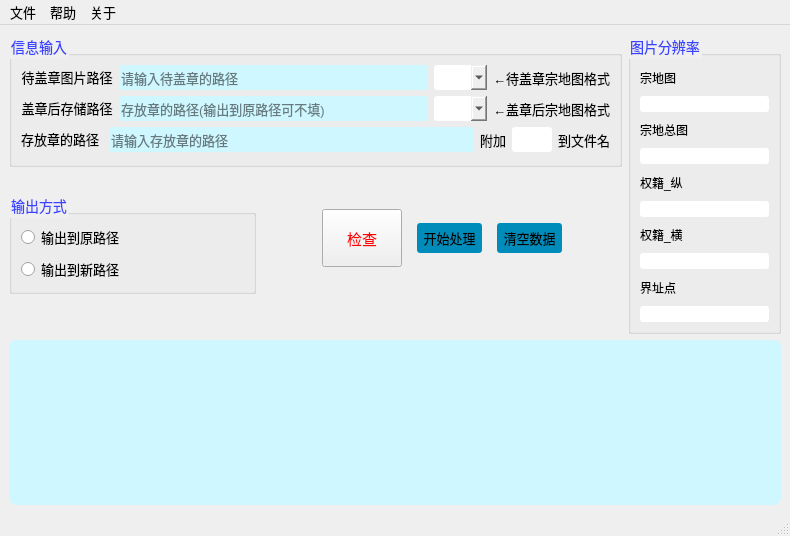
<?xml version="1.0" encoding="UTF-8"?>
<ui version="4.0">
 <class>mainWindow</class>
 <widget class="QMainWindow" name="mainWindow">
  <property name="geometry">
   <rect>
    <x>0</x>
    <y>0</y>
    <width>790</width>
    <height>536</height>
   </rect>
  </property>
  <property name="windowTitle">
   <string>批量盖章小程序</string>
  </property>
  <property name="styleSheet">
   <string notr="true">*{	
	font-family:微软雅黑;
	font-size:13px;
	color: rgb(0, 0, 0);

}

*[myclass=in] {
	border:none;
	width:120px;
	height:25px;
}

*[myclass=in]:hover{
	border:1px solid #1d649c;
	color: rgb(39, 86, 255);
}

*[myclass=in]:pressed
{
    background-color:qconicalgradient(cx:0, cy:0, angle:135, stop:0 rgba(255, 255, 0, 69), stop:0.375 rgba(255, 255, 0, 69), stop:0.423533 rgba(251, 255, 0, 145), stop:0.45 rgba(247, 255, 0, 208), stop:0.477581 rgba(255, 244, 71, 130), stop:0.518717 rgba(255, 218, 71, 130), stop:0.55 rgba(255, 255, 0, 255), stop:0.57754 rgba(255, 203, 0, 130), stop:0.625 rgba(255, 255, 0, 69), stop:1 rgba(255, 255, 0, 69));
    padding-left:2px;
    padding-top:2px;
}</string>
  </property>
  <widget class="QWidget" name="centralwidget">
   <layout class="QVBoxLayout" name="verticalLayout_5">
    <item>
     <layout class="QHBoxLayout" name="horizontalLayout_6" stretch="4,1">
      <item>
       <layout class="QVBoxLayout" name="verticalLayout_4" stretch="1,0,6,0">
        <item>
         <widget class="QGroupBox" name="groupBox">
          <property name="styleSheet">
           <string notr="true">QGroupBox { 
    color: rgb(57, 67, 255) ;
    font-size:14px;
}</string>
          </property>
          <property name="title">
           <string>信息输入</string>
          </property>
          <layout class="QVBoxLayout" name="verticalLayout_3">
           <property name="bottomMargin">
            <number>0</number>
           </property>
           <item>
            <layout class="QHBoxLayout" name="horizontalLayout" stretch="2,10,1,1">
             <item>
              <widget class="QPushButton" name="ButtonImageIn">
               <property name="sizePolicy">
                <sizepolicy hsizetype="Fixed" vsizetype="Fixed">
                 <horstretch>0</horstretch>
                 <verstretch>0</verstretch>
                </sizepolicy>
               </property>
               <property name="styleSheet">
                <string notr="true">QPushButton
{
	border-radius: 3px;
}
</string>
               </property>
               <property name="text">
                <string>待盖章图片路径</string>
               </property>
               <property name="flat">
                <bool>false</bool>
               </property>
               <property name="myclass" stdset="0">
                <string>in</string>
               </property>
              </widget>
             </item>
             <item>
              <widget class="QLineEdit" name="lineEditImageIn">
               <property name="maximumSize">
                <size>
                 <width>16777215</width>
                 <height>16777215</height>
                </size>
               </property>
               <property name="styleSheet">
                <string notr="true">QLineEdit
{

	height:25px;
	border-radius: 3px;
	background-color:rgb(207, 247, 255)
}
</string>
               </property>
               <property name="placeholderText">
                <string>请输入待盖章的路径</string>
               </property>
              </widget>
             </item>
             <item>
              <widget class="QComboBox" name="comboBoxImageIn">
               <property name="styleSheet">
                <string notr="true">QComboBox
{
	width: 35px;
	height:25px;
	border-radius: 3px;

                   }</string>
               </property>
              </widget>
             </item>
             <item>
              <widget class="QLabel" name="label_3">
               <property name="text">
                <string>←待盖章宗地图格式</string>
               </property>
              </widget>
             </item>
            </layout>
           </item>
           <item>
            <layout class="QHBoxLayout" name="horizontalLayout_2" stretch="1,8,1,2">
             <item>
              <widget class="QPushButton" name="ButtonImageOut">
               <property name="styleSheet">
                <string notr="true">QPushButton
{
	border-radius: 3px;
}
</string>
               </property>
               <property name="text">
                <string>盖章后存储路径</string>
               </property>
               <property name="flat">
                <bool>false</bool>
               </property>
               <property name="myclass" stdset="0">
                <string>in</string>
               </property>
              </widget>
             </item>
             <item>
              <widget class="QLineEdit" name="lineEditImageOut">
               <property name="styleSheet">
                <string notr="true">
QLineEdit
{

	height:25px;
	border-radius: 3px;
	background-color:rgb(207, 247, 255)
}
</string>
               </property>
               <property name="placeholderText">
                <string>存放章的路径(输出到原路径可不填)</string>
               </property>
              </widget>
             </item>
             <item>
              <widget class="QComboBox" name="comboBoxImageOut">
               <property name="styleSheet">
                <string notr="true">QComboBox
{
	width: 35px;
	height:25px;
	border-radius: 3px;

                   }</string>
               </property>
              </widget>
             </item>
             <item>
              <widget class="QLabel" name="label_4">
               <property name="text">
                <string>←盖章后宗地图格式</string>
               </property>
              </widget>
             </item>
            </layout>
           </item>
           <item>
            <layout class="QHBoxLayout" name="horizontalLayout_3" stretch="1,9,1,1,1">
             <item>
              <widget class="QPushButton" name="ButtonZhangIn">
               <property name="styleSheet">
                <string notr="true">QPushButton
{
	border-radius: 3px;
}
</string>
               </property>
               <property name="text">
                <string>存放章的路径 </string>
               </property>
               <property name="flat">
                <bool>false</bool>
               </property>
               <property name="myclass" stdset="0">
                <string>in</string>
               </property>
              </widget>
             </item>
             <item>
              <widget class="QLineEdit" name="lineEditZhangIn">
               <property name="styleSheet">
                <string notr="true">QLineEdit
{

	height:25px;
	border-radius: 3px;
	background-color:rgb(207, 247, 255)
}
</string>
               </property>
               <property name="placeholderText">
                <string>请输入存放章的路径</string>
               </property>
              </widget>
             </item>
             <item>
              <widget class="QLabel" name="label">
               <property name="sizePolicy">
                <sizepolicy hsizetype="Fixed" vsizetype="Preferred">
                 <horstretch>0</horstretch>
                 <verstretch>0</verstretch>
                </sizepolicy>
               </property>
               <property name="text">
                <string>附加</string>
               </property>
              </widget>
             </item>
             <item>
              <widget class="QLineEdit" name="lineEditFujia">
               <property name="styleSheet">
                <string notr="true">QLineEdit
{

	height:25px;
	border-radius: 3px;
}
</string>
               </property>
              </widget>
             </item>
             <item>
              <widget class="QLabel" name="label_2">
               <property name="text">
                <string>到文件名</string>
               </property>
              </widget>
             </item>
            </layout>
           </item>
           <item>
            <spacer name="verticalSpacer_2">
             <property name="orientation">
              <enum>Qt::Vertical</enum>
             </property>
             <property name="sizeHint" stdset="0">
              <size>
               <width>20</width>
               <height>40</height>
              </size>
             </property>
            </spacer>
           </item>
          </layout>
         </widget>
        </item>
        <item>
         <spacer name="verticalSpacer">
          <property name="orientation">
           <enum>Qt::Vertical</enum>
          </property>
          <property name="sizeHint" stdset="0">
           <size>
            <width>20</width>
            <height>20</height>
           </size>
          </property>
         </spacer>
        </item>
        <item>
         <layout class="QHBoxLayout" name="horizontalLayout_5">
          <item>
           <widget class="QGroupBox" name="groupBox_3">
            <property name="styleSheet">
             <string notr="true">QGroupBox { 
    color: rgb(57, 67, 255) ;
    font-size:14px;
}</string>
            </property>
            <property name="title">
             <string>输出方式</string>
            </property>
            <layout class="QVBoxLayout" name="verticalLayout_2">
             <item>
              <widget class="QRadioButton" name="radioButton">
               <property name="text">
                <string>输出到原路径</string>
               </property>
               <attribute name="buttonGroup">
                <string notr="true">buttonGroup</string>
               </attribute>
              </widget>
             </item>
             <item>
              <widget class="QRadioButton" name="radioButton_2">
               <property name="text">
                <string>输出到新路径</string>
               </property>
               <attribute name="buttonGroup">
                <string notr="true">buttonGroup</string>
               </attribute>
              </widget>
             </item>
            </layout>
           </widget>
          </item>
          <item>
           <layout class="QHBoxLayout" name="horizontalLayout_4" stretch="0,0,0">
            <property name="spacing">
             <number>15</number>
            </property>
            <property name="leftMargin">
             <number>60</number>
            </property>
            <property name="topMargin">
             <number>0</number>
            </property>
            <property name="rightMargin">
             <number>60</number>
            </property>
            <property name="bottomMargin">
             <number>10</number>
            </property>
            <item>
             <widget class="QPushButton" name="ButtonCheck">
              <property name="minimumSize">
               <size>
                <width>0</width>
                <height>0</height>
               </size>
              </property>
              <property name="styleSheet">
               <string notr="true">
*:hover{	
	font-family:微软雅黑;
	font-size:15px;
	color: rgb(0, 85, 255);
	width:50px;
	height:50px;

}
QPushButton:pressed
{

   padding-left:2px;
    padding-top:2px;
}
*{	

	font-family:微软雅黑;
	font-size:15px;
	color: rgb(255, 0, 0);
	width:50px;
	height:50px;
}

</string>
              </property>
              <property name="text">
               <string>检查</string>
              </property>
             </widget>
            </item>
            <item>
             <widget class="QPushButton" name="ButtonRun">
              <property name="styleSheet">
               <string notr="true">QPushButton
{
	width: 65px;
	height:30px;

	border-radius: 3px;
	background-color: #008cba;
                   }

QPushButton:pressed
{

   padding-left:2px;
    padding-top:2px;
}</string>
              </property>
              <property name="text">
               <string>开始处理</string>
              </property>
              <property name="autoDefault">
               <bool>false</bool>
              </property>
              <property name="default">
               <bool>false</bool>
              </property>
              <property name="flat">
               <bool>false</bool>
              </property>
             </widget>
            </item>
            <item>
             <widget class="QPushButton" name="ButtonClear">
              <property name="styleSheet">
               <string notr="true">QPushButton
{
	width: 65px;
	height:30px;

	border-radius: 3px;
	background-color: #008cba;
                   }

QPushButton:pressed
{

   padding-left:2px;
    padding-top:2px;
}</string>
              </property>
              <property name="text">
               <string>清空数据</string>
              </property>
             </widget>
            </item>
           </layout>
          </item>
         </layout>
        </item>
        <item>
         <spacer name="verticalSpacer_3">
          <property name="orientation">
           <enum>Qt::Vertical</enum>
          </property>
          <property name="sizeHint" stdset="0">
           <size>
            <width>20</width>
            <height>40</height>
           </size>
          </property>
         </spacer>
        </item>
       </layout>
      </item>
      <item>
       <widget class="QGroupBox" name="groupBox_2">
        <property name="styleSheet">
         <string notr="true">*{	
	font-family:微软雅黑;
	font-size:12px;
	color: rgb(0, 0, 0);
}

*[myclass=label]:hover{
	color: rgb(170, 85, 127);
}
QGroupBox { 
    color: rgb(57, 67, 255) ;
    font-size:14px;


}
QLineEdit
{
	border-radius: 3px;

}
</string>
        </property>
        <property name="title">
         <string>图片分辨率</string>
        </property>
        <layout class="QVBoxLayout" name="verticalLayout" stretch="0,0,0,0,0,0,0,0,0,0">
         <property name="sizeConstraint">
          <enum>QLayout::SetMinimumSize</enum>
         </property>
         <item>
          <widget class="QLabel" name="label_5">
           <property name="font">
            <font>
             <family>微软雅黑</family>
             <pointsize>-1</pointsize>
             <weight>50</weight>
             <bold>false</bold>
             <kerning>true</kerning>
            </font>
           </property>
           <property name="text">
            <string>宗地图</string>
           </property>
           <property name="openExternalLinks">
            <bool>false</bool>
           </property>
           <property name="mycalss" stdset="0">
            <string>label</string>
           </property>
          </widget>
         </item>
         <item>
          <widget class="QLineEdit" name="lineEditZongdi">
           <property name="sizePolicy">
            <sizepolicy hsizetype="Expanding" vsizetype="Fixed">
             <horstretch>0</horstretch>
             <verstretch>0</verstretch>
            </sizepolicy>
           </property>
           <property name="maximumSize">
            <size>
             <width>16777215</width>
             <height>16777215</height>
            </size>
           </property>
           <property name="placeholderText">
            <string/>
           </property>
          </widget>
         </item>
         <item>
          <widget class="QLabel" name="label_6">
           <property name="enabled">
            <bool>true</bool>
           </property>
           <property name="text">
            <string>宗地总图</string>
           </property>
           <property name="mycalss" stdset="0">
            <string>label</string>
           </property>
          </widget>
         </item>
         <item>
          <widget class="QLineEdit" name="lineEditZongdizongtu">
           <property name="maximumSize">
            <size>
             <width>16777215</width>
             <height>16777215</height>
            </size>
           </property>
           <property name="placeholderText">
            <string/>
           </property>
          </widget>
         </item>
         <item>
          <widget class="QLabel" name="label_7">
           <property name="text">
            <string>权籍_纵</string>
           </property>
           <property name="mycalss" stdset="0">
            <string>label</string>
           </property>
          </widget>
         </item>
         <item>
          <widget class="QLineEdit" name="lineEditQuanjiZong">
           <property name="maximumSize">
            <size>
             <width>16777215</width>
             <height>16777215</height>
            </size>
           </property>
           <property name="placeholderText">
            <string/>
           </property>
          </widget>
         </item>
         <item>
          <widget class="QLabel" name="label_8">
           <property name="text">
            <string>权籍_横</string>
           </property>
           <property name="mycalss" stdset="0">
            <string>label</string>
           </property>
          </widget>
         </item>
         <item>
          <widget class="QLineEdit" name="lineEditQuanjiHeng">
           <property name="maximumSize">
            <size>
             <width>16777215</width>
             <height>16777215</height>
            </size>
           </property>
           <property name="placeholderText">
            <string/>
           </property>
          </widget>
         </item>
         <item>
          <widget class="QLabel" name="label_9">
           <property name="text">
            <string>界址点</string>
           </property>
           <property name="mycalss" stdset="0">
            <string>label</string>
           </property>
          </widget>
         </item>
         <item>
          <widget class="QLineEdit" name="lineEditJiezhidian">
           <property name="maximumSize">
            <size>
             <width>16777215</width>
             <height>16777215</height>
            </size>
           </property>
           <property name="placeholderText">
            <string/>
           </property>
          </widget>
         </item>
        </layout>
       </widget>
      </item>
     </layout>
    </item>
    <item>
     <widget class="QTextBrowser" name="textBrowser">
      <property name="minimumSize">
       <size>
        <width>696</width>
        <height>134</height>
       </size>
      </property>
      <property name="styleSheet">
       <string notr="true">QTextBrowser	
{
	border-radius: 7px;
	background-color:rgb(207, 247, 255)
}</string>
      </property>
     </widget>
    </item>
   </layout>
  </widget>
  <widget class="QMenuBar" name="menubar">
   <property name="geometry">
    <rect>
     <x>0</x>
     <y>0</y>
     <width>790</width>
     <height>25</height>
    </rect>
   </property>
   <widget class="QMenu" name="menu">
    <property name="title">
     <string>文件</string>
    </property>
    <addaction name="actionOpen"/>
   </widget>
   <widget class="QMenu" name="menu_2">
    <property name="title">
     <string>帮助</string>
    </property>
    <addaction name="action_help"/>
    <addaction name="separator"/>
   </widget>
   <widget class="QMenu" name="menu_3">
    <property name="title">
     <string>关于</string>
    </property>
    <addaction name="action_banben"/>
   </widget>
   <addaction name="menu"/>
   <addaction name="menu_2"/>
   <addaction name="menu_3"/>
  </widget>
  <widget class="QStatusBar" name="statusbar"/>
  <action name="action_help">
   <property name="text">
    <string>使用说明</string>
   </property>
  </action>
  <action name="actionabout">
   <property name="text">
    <string>about</string>
   </property>
  </action>
  <action name="actionOpen">
   <property name="text">
    <string>删除'拷贝'文件</string>
   </property>
  </action>
  <action name="action_banben">
   <property name="text">
    <string>版本说明</string>
   </property>
  </action>
 </widget>
 <resources/>
 <connections/>
 <buttongroups>
  <buttongroup name="buttonGroup"/>
 </buttongroups>
</ui>
